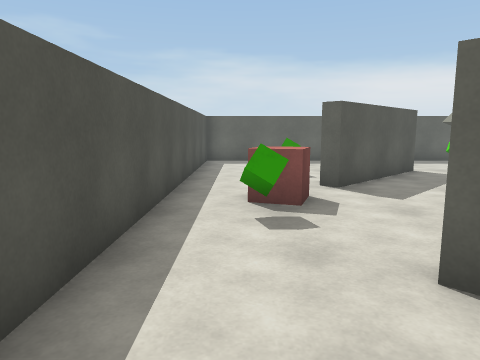
view 1 (above)

17 first-person views from a walk through a scene from a Unity 3-D project. The camera is 1.3 m above the floor, tilts 8° down and sees 70° across. The floor is counted in squares, 1 m on a side. Each view is taken from the middle of a square. On the plan, view 1 faces up. The plan holds only what a view shows up to about 15 squares ahead; the rest is blank. The player character is not drawn.

view 2
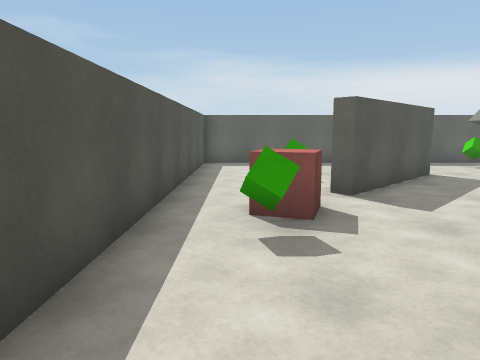

view 3
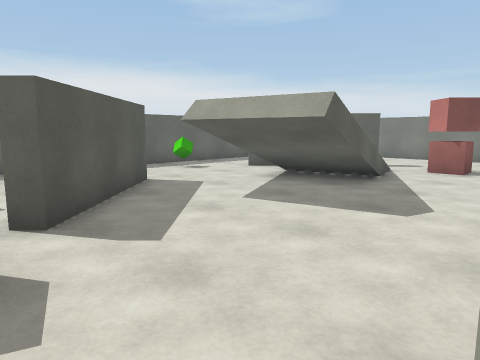

view 4
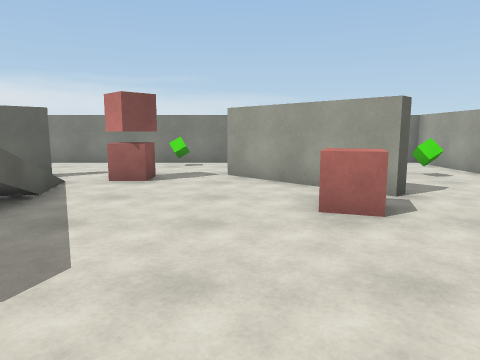

view 5
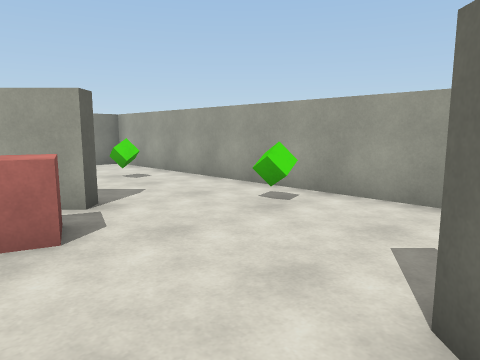

view 6
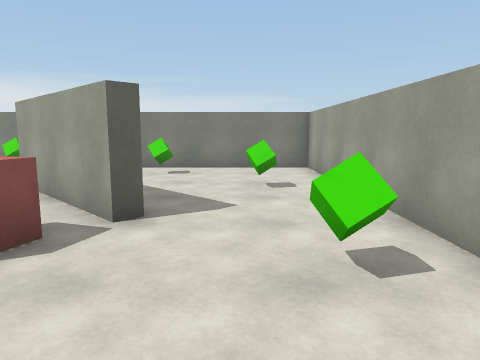

view 7
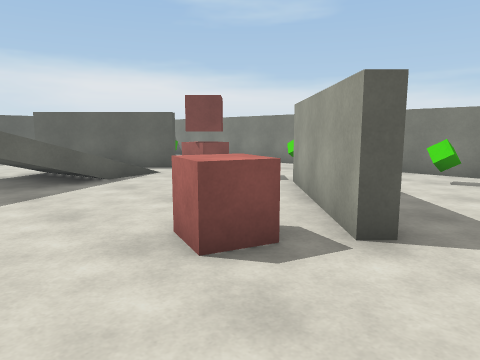

view 8
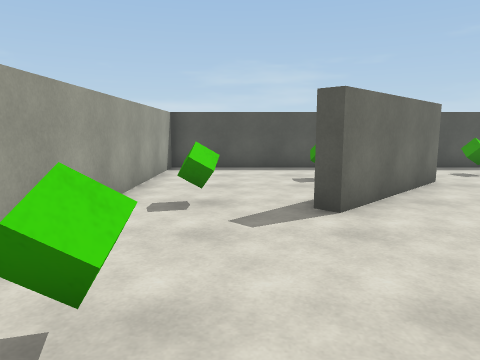

view 9
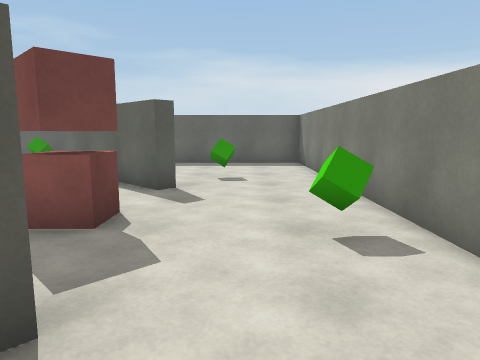

view 10
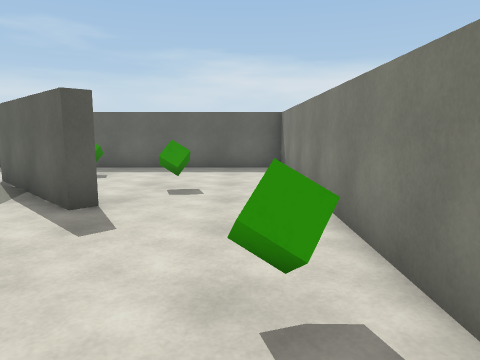

view 11
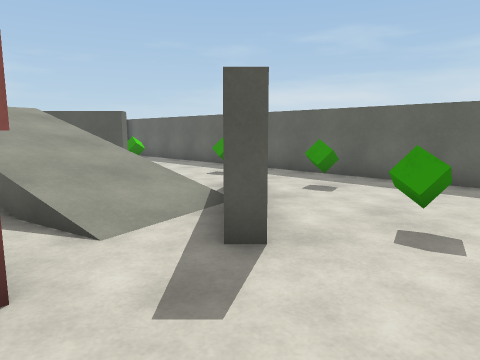

view 12
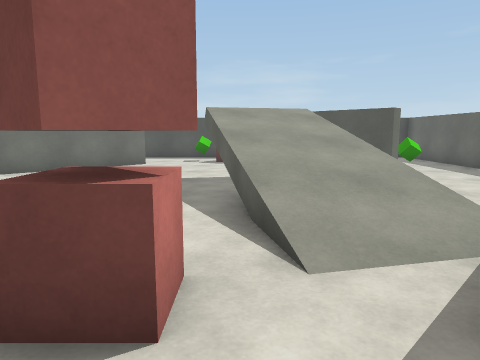

view 13
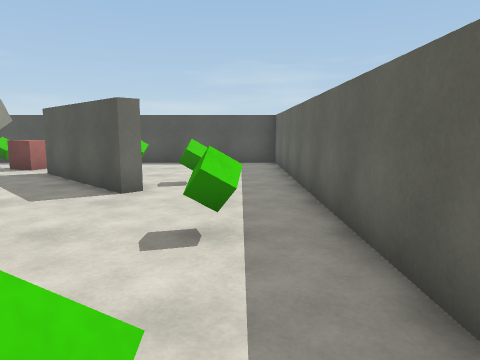

view 14
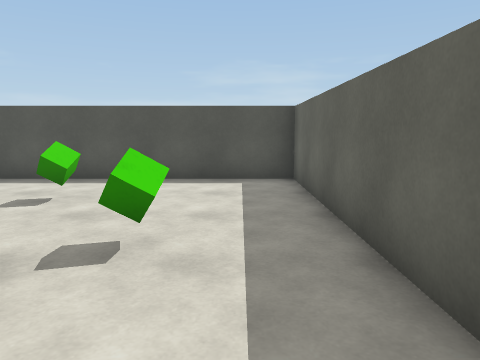

view 15
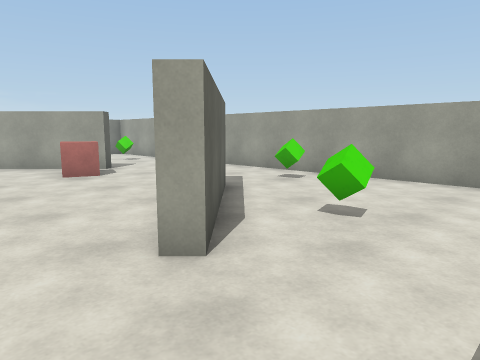

view 16
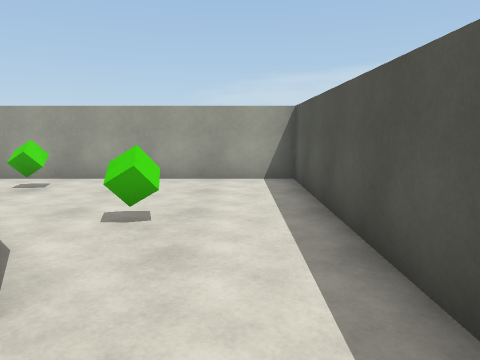

view 17
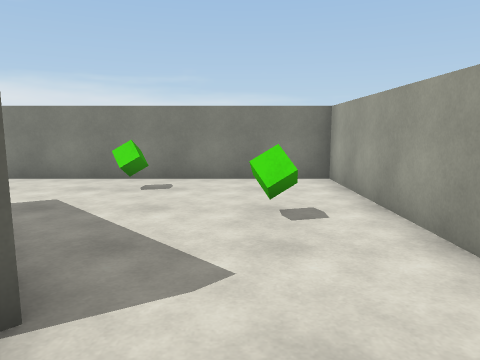

### Floor plan
Key: @ floor where view 1 was taken; # wall or solid block; . floor; / step, stairs or slope; = window, fence, low wall or low ledge; O other object.
Columns run from 2 left of view 1 to 19 right of it. Each row starts with its distance up from view 1.
 16 ######################
 15 #....................#
 14 #..........O.........#
 13 #.....O.......O......#
 12 #............#.......#
 11 #..O...##....##...O..#
 10 #.....##...==/##.....#
  9 #....###///////##....#
  8 #...##..///////......#
  7 #.OO....//////..O....#
  6 #..O.... /.....OO....#
  5 #...............O..O.#
  4 #....................#
  3 #...#...........#....#
  2 #...##......O..##....#
  1 #....##....OO.##.....#
  0 #.@O..##.....##....O.#
 -1 #....................#
 -2 #....................#
 -3 #......O...O....O....#
 -4 #....................#
 -5 ######################

Positions as (right, up) in squares from view 1, and headings:
1: (0, 0), facing up
2: (0, 1), facing up
3: (1, 3), facing up-right
4: (4, 3), facing right
5: (5, 2), facing down-right
6: (6, -2), facing right
7: (7, -2), facing up-right
8: (11, -2), facing left
9: (16, 1), facing up
10: (17, 3), facing up
11: (17, 6), facing up-left
12: (16, 7), facing left
13: (13, 14), facing left
14: (8, 14), facing left
15: (-1, 5), facing down-right
16: (0, 5), facing down
17: (9, -2), facing right
